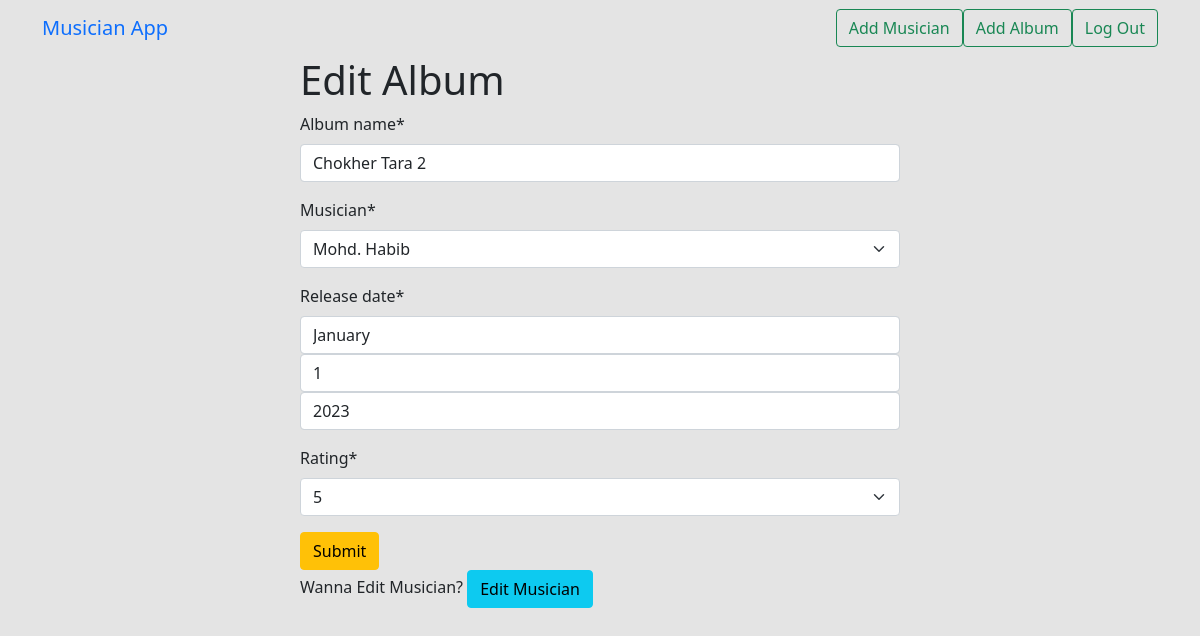
Screenshot of /edit_album/5/ (signed in) with the database file from the repository.
### musician_app/models.py (models this page shows, shortened)
class Album(models.Model):
    CHOICES = (('1', 1), ('2', 2), ('3', 3), ('4', 4), ('5', 5))
    album_name = models.CharField(max_length=50)
    musician = models.ForeignKey(
        Musician, on_delete=models.CASCADE, related_name="albums")
    release_date = models.DateField()
    rating = models.CharField(choices=CHOICES, max_length=2)

### musician_app/views.py (the view)
# urls.py: path('edit_album/<int:id>/', views.EditAlbum.as_view(), name='edit_album'),
@method_decorator(login_required, name='dispatch')
class EditAlbum(UpdateView):
    model = Album
    form_class = AlbumForm
    template_name = 'edit_album.html'
    pk_url_kwarg = 'id'
    success_url = reverse_lazy('home')

### musician_app/forms.py
class AlbumForm(forms.ModelForm):
    release_date = forms.DateTimeField(widget=forms.SelectDateWidget)
    class Meta:
        model = Album
        fields = ['album_name', 'musician', 'release_date', 'rating']

### musician_app/models.py (called while the page is built)
    def __str__(self) -> str:
        return f"{self.first_name} {self.last_name}"

### musician_app/templates/edit_album.html
{% extends 'base.html' %} {% load crispy_forms_tags %} {% block content %}
<form style="width: 50%; margin: auto" method="post">
  <h1>Edit Album</h1>
  {% csrf_token %} {{form | crispy}}
  <button class="btn btn-warning">Submit</button>
  <br />
  Wanna Edit Musician?
  <a href="{% url 'edit_musician' id=album.musician.pk %}" class="btn btn-info"
    >Edit Musician</a
  >
</form>
{% endblock %}

### rows the page displays
Album: album_name "Chokher Tara 2", musician "Mohd. Habib", rating "5"
